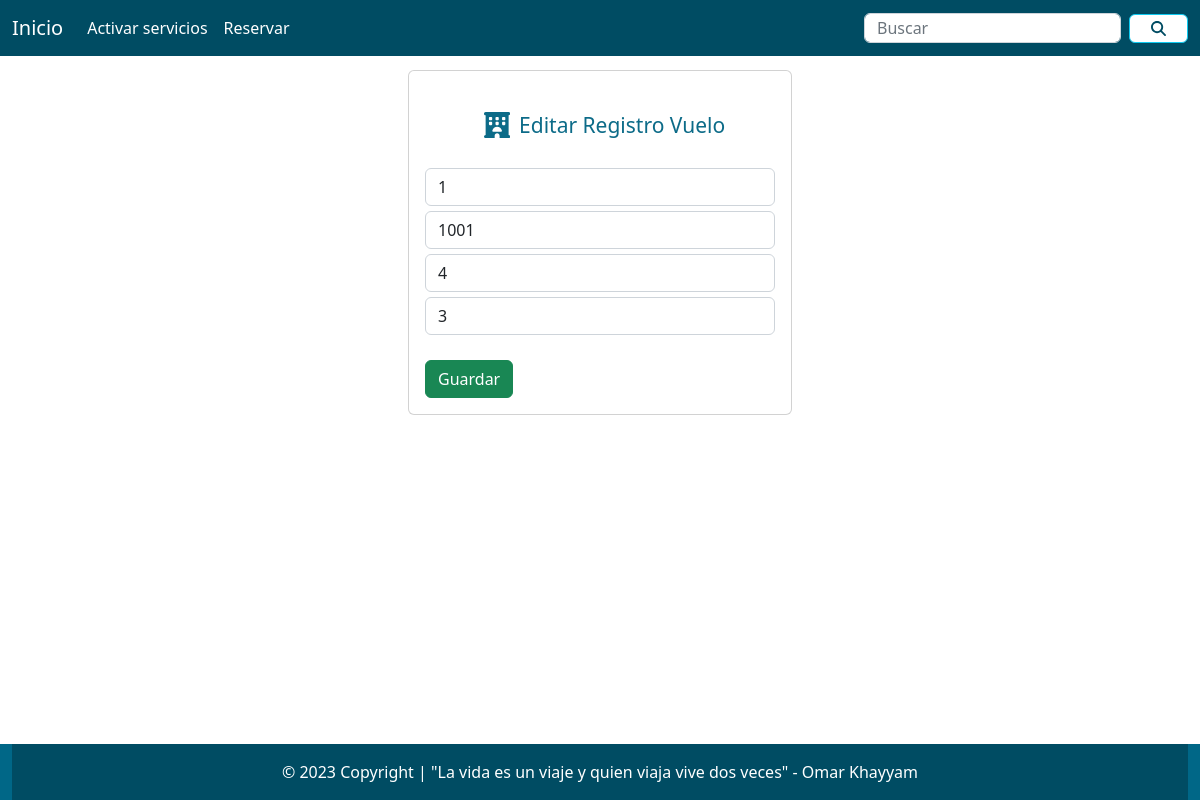
The page /orders/reservas/edicionReservaVuelo/1 on the database its author committed.
### orders/models.py (models this page shows, shortened)
class reservaVuelo(models.Model):
    IDReservaVuelo = models.BigAutoField(primary_key=True)
    cedulaClienteReservaVuelo = models.ForeignKey(Cliente , on_delete=models.CASCADE , null=True)
    cantidadPersonasReservaVuelo = models.IntegerField()
    IDVueloReservaVuelo = models.ForeignKey(Vuelo , on_delete=models.CASCADE , null=True)

class Cliente(models.Model):
    cedulaCliente = models.IntegerField(primary_key=True)
    nombreCliente = models.CharField(max_length=100)
    telefonoCliente = models.IntegerField()
    correoCliente = models.EmailField(max_length=100)
    direccionCliente = models.CharField(max_length=300)
    contraseñaCliente = models.CharField('Contraseña', max_length=30)
    def __str__(self):
        return f'{self.cedulaCliente}'

class Vuelo(models.Model):
    IDVuelo = models.BigAutoField(primary_key=True)
    origenVuelo = models.CharField(max_length=100)
    destinoVuelo = models.CharField(max_length=100)
    fechaVuelo = models.DateField()
    horaSalidaVuelo = models.TimeField()
    horaLlegadaVuelo = models.TimeField()
    sillasDisponibleVuelo = models.IntegerField()
    costoVuelo = models.IntegerField()
    def __str__(self):
        return f'{self.IDVuelo}'

### orders/views.py (the view)
# urls.py: path('reservas/edicionReservaVuelo/<IDReservaVuelo>', views.edicionReservaVuelo),
def edicionReservaVuelo(request, IDReservaVuelo):
    ReservaVuelo = reservaVuelo.objects.get(IDReservaVuelo=IDReservaVuelo)
    return render(request, "edicionReservaVuelo.html", {"reservaVuelo": ReservaVuelo})

### orders/templates/edicionReservaVuelo.html (shortened to what this page needs)
<!doctype html>
<html lang="es">
<head>
    {% load static %}
    <link href="https://cdn.jsdelivr.net/npm/bootstrap@5.2.3/dist/css/bootstrap.min.css" rel="stylesheet">
    <link href="https://getbootstrap.com/docs/5.2/assets/css/docs.css" rel="stylesheet">
    <link href="{% static 'css/style.css' %}" rel="stylesheet">
</head>
<nav class="navbar navbar-expand-lg"
style="background-color: #004c63; position: fixed; width: 100%; z-index: 100; ">
<div class="container-fluid">
    <a class="navbar-brand text-white" href="/">Inicio</a>
    <div class="collapse navbar-collapse " id="navbarSupportedContent">
        <ul class="navbar-nav me-auto mb-2 mb-lg-0 ">
            <li class="nav-item">
                <a class="nav-link active text-white" aria-current="page" href="/activarServicios/">Activar servicios</a>
            </li>
            <li class="nav-item">
                <a class="nav-link text-white" href="/reservas/">Reservar</a>
            </li>
        </ul>
        <form class="d-flex" role="search" style="align-items: center;">
            <input class="form-control me-2" style="height: 30px;" type="search" placeholder="Buscar"
                aria-label="Search">
            <button class="btn btn-outline-info d-flex" type="submit"
                style="align-items: center; background: white; fill: #004c63;"></button>
        </form>
    </div>
</div>
</nav>
<div class="row form-edit">
    <div class="col-md-4 offset-md-4">
        <div class="card">
            <div class="card-body">
                <form action="/editarReservaVuelo/" method="POST" enctype="multipart/form-data">{% csrf_token %}
                    <div class="inicio-form">
                        <h2>Editar Registro Vuelo</h2>
                    </div>
                    <div class="form-group">
                        <input type="text" id="IDReservaVuelo" name="IDReservaVuelo" value="{{reservaVuelo.IDReservaVuelo}}" class="form-control" placeholder="Código"
                            minlength="1" maxlength="6" readonly required>
                    </div>
                    <div class="form-group">
                        <input type="text" id="cedulaClienteReservaVuelo" name="cedulaClienteReservaVuelo" value="{{reservaVuelo.cedulaClienteReservaVuelo}}" class="form-control" placeholder="Nombre"
                            maxlength="50" required>
                    </div>
                    <div class="form-group">
                        <input type="text" id="IDVueloReservaVuelo" name="IDVueloReservaVuelo" value="{{reservaVuelo.IDVueloReservaVuelo}}" class="form-control" min="1" max="9"
                            value="" required>
                    <div class="form-group">
                        <input type="text" id="cantidadPersonasReservaVuelo" name="cantidadPersonasReservaVuelo" value="{{reservaVuelo.cantidadPersonasReservaVuelo}}" class="form-control" placeholder="Código"
                             required>
                    </div>
                    <div class="form-group">
                        <button type="submit" class="btn btn-success btn-block text-white">Guardar</button>
                    </div>
                </form>
            </div>
        </div>
    </div>
</div>
 <footer class=" text-center text-white" style="background-color: #006787;">
    <div class="text-center p-3" style="background-color: #004c63;">© 2023 Copyright | "La vida es un viaje y quien viaja vive dos veces" - Omar Khayyam</div>
</footer>

### orders/static/css/style.css (style rules this page uses)
html { overflow-x: hidden; }
form input { height: 38px; }
.card { margin: 20px 0; }
.inicio-form { text-align: center; align-items: center; justify-content: center; color: #0c6b88; fill: #0c6b88; padding: 25px; display: flex; flex-direction: row; }
svg { font-size: 21px; margin: 0 9px; }
.inicio-form h2 { font-size: 21px; margin-bottom: 0; }
.btn-success { margin-top: 20px; }
input { margin: 5px 0; }
.form-edit { padding-top: 50px; }
footer { position: relative; position: fixed; bottom: 0px; width: 100vw; margin-top: 30px; left: 0px; right: 0px; }

### rows shown on the page
reservaVuelo: IDReservaVuelo "1", cedulaClienteReservaVuelo "1001", IDVueloReservaVuelo "4", cantidadPersonasReservaVuelo "3"
